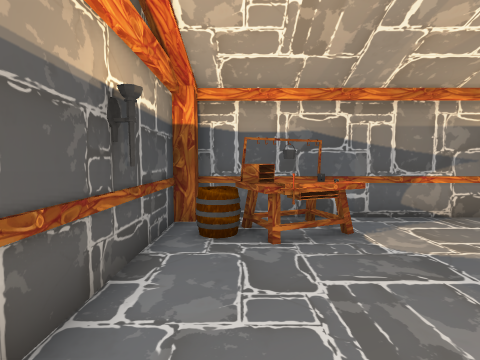
View 1 (above)

15 first-person views from a walk through a scene from a Unity 3-D project. The camera is 1.4 m above the floor, tilts 4° down and sees 85° across. The floor is counted in squares, 1 m on a side. Each view is taken from the middle of a square. On the plan, view 1 faces up. The plan holds only what a view shows up to about 13 squares ahead; the rest is blank. The place goes on beyond the plan. Door leaves are left out, so doorways stand open.

View 2
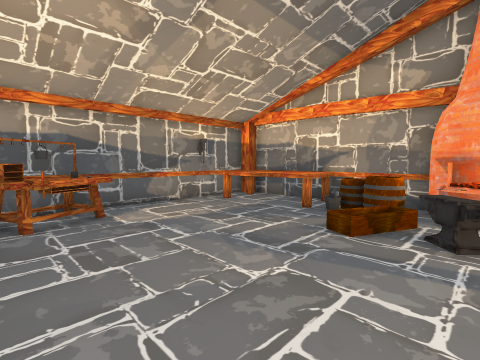

View 3
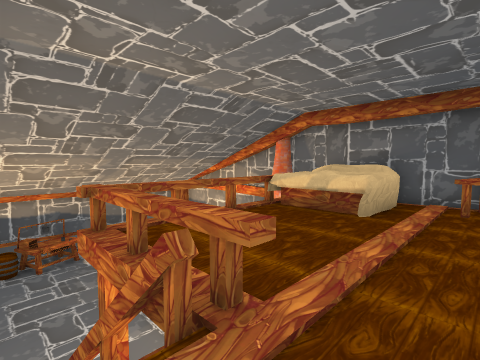

View 4
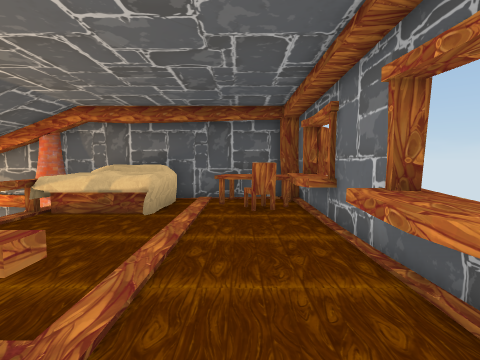

View 5
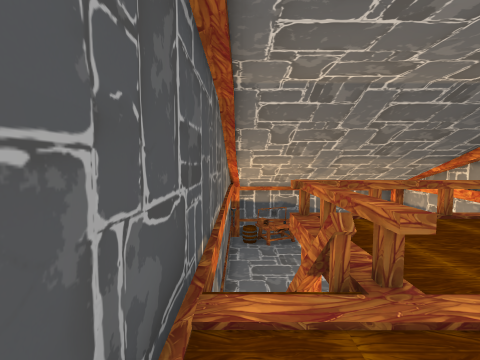

View 6
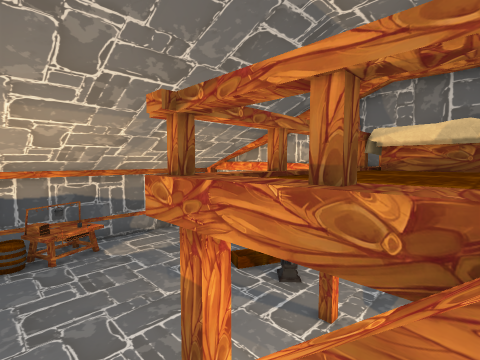

View 7
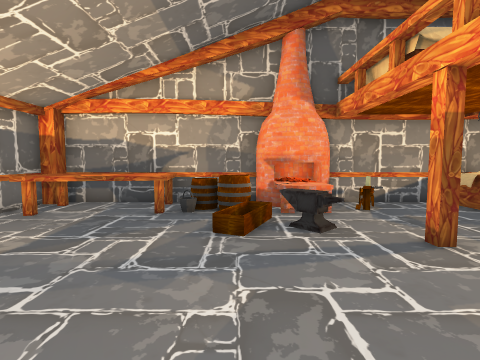

View 8
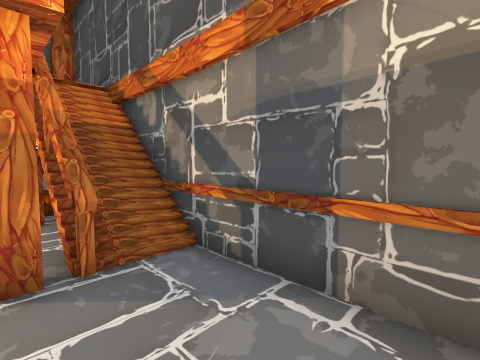

View 9
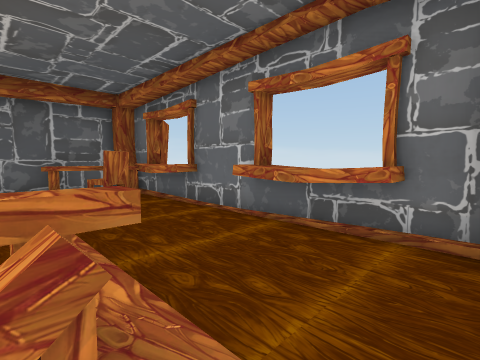

View 10
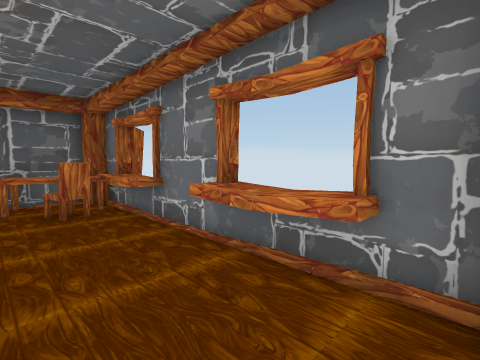

View 11
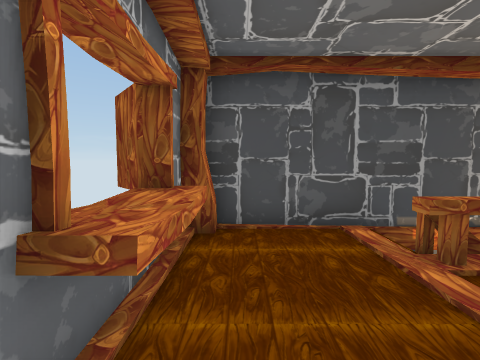

View 12
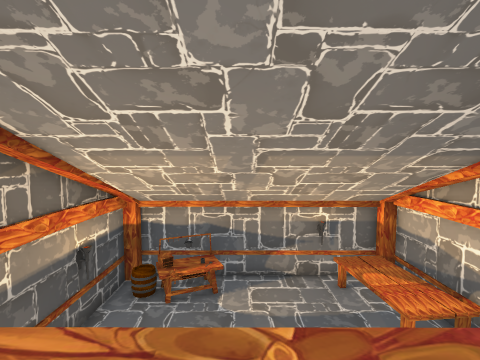

View 13
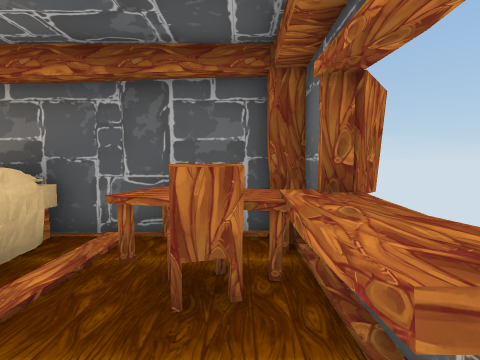

View 14
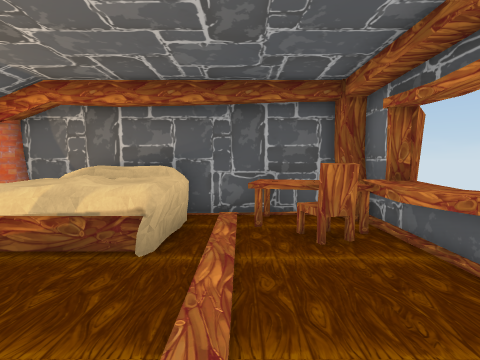

View 15
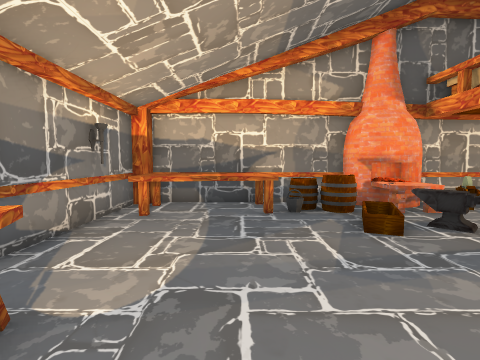

### Floor plan
Key: @ floor where view 1 was taken; # wall or solid block; x gap in a wall; . main floor; : floor 3.25 m higher than the main floor; / step, stairs or slope; D open door; = window, fence, low wall or low ledge; ^ raised ledge; v drop or lower ground; B barrel; T torch; U bucket; A anvil; O other object.
Columns run from 2 left of view 1 to 9 right of it. Each row starts with its distance up from view 1.
  7  ###########
  6 ###O^....^^#
  5 #BB^^....^^#
  4 #..=.....^^#
  3 #T.......^^#
  2 #........^^#
  1 #........UB#
  0 #.@......BB#
 -1 #.......A^##
 -2 #......AA^^#
 -3 #......#.=##
 -4 #/#=::::.==#
 -5 #/#=::::.  #
 -6 #/x^::::.  #
 -7 #/==:::::==#
 -8 #::=::::::=#
 -9 #::::::::^^^
-10 #:::::::#^^#
-11 ###^^###^^^#
-12  #vvv   vDv#

Positions as (right, up) in squares from view 1, and headings:
1: (0, 0), facing up
2: (0, -2), facing up-right
3: (-1, -9), facing up-right
4: (-1, -9), facing right
5: (-1, -10), facing up
6: (-1, -6), facing up-right
7: (0, 0), facing right
8: (1, 0), facing down-left
9: (-1, -7), facing down-right
10: (-1, -8), facing down-right
11: (4, -10), facing left
12: (3, -4), facing up
13: (4, -10), facing right
14: (2, -8), facing right
15: (0, 3), facing right
